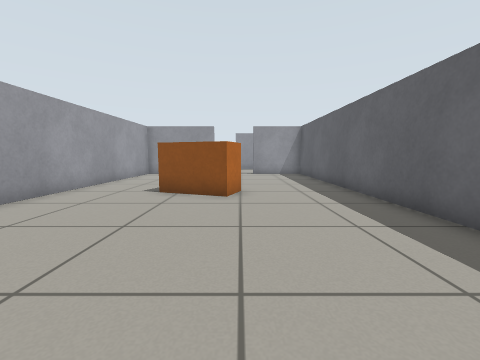
[1] (above)

18 first-person views from a walk through a robot-simulator world made for Gazebo. The camera is 0.61 m above the floor, tilts 6° down and sees 90° across. Floor lines are 1 m apart. The floor is counted in squares, 0.5 m on a side. Each view is taken from the middle of a square. On the plan, view 1 faces up. The plan holds only what a view shows up to about 12 squares ahead; the rest is blank. The place goes on beyond the plan.

[2]
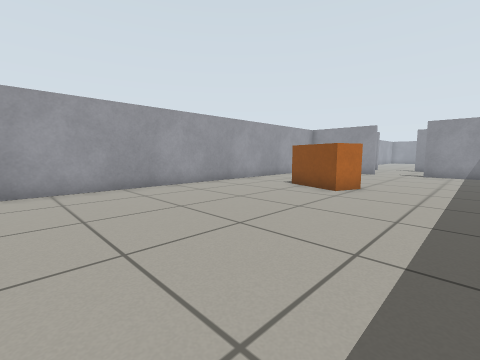

[3]
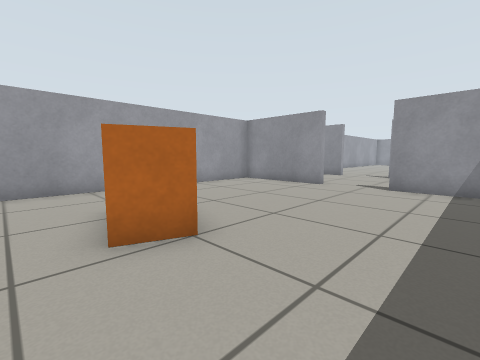

[4]
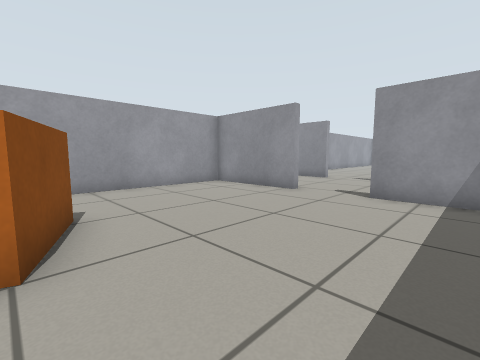

[5]
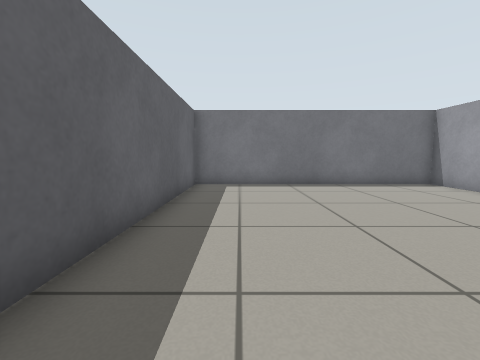

[6]
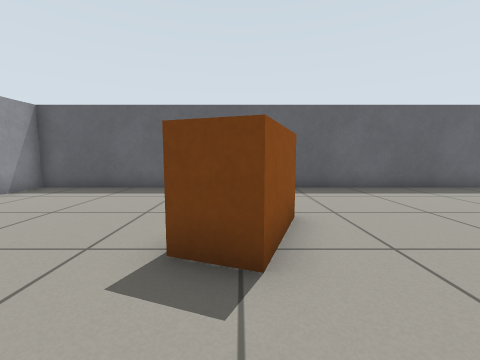

[7]
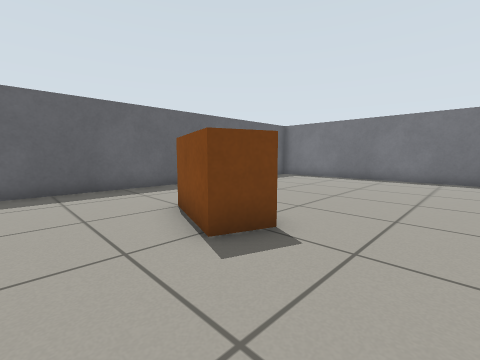

[8]
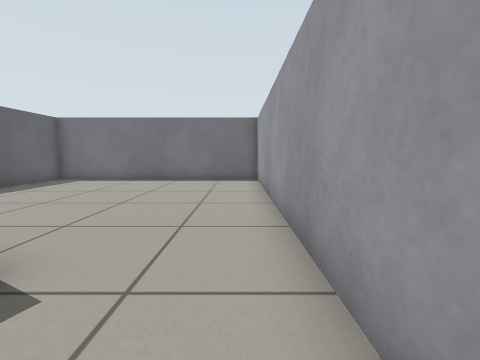

[9]
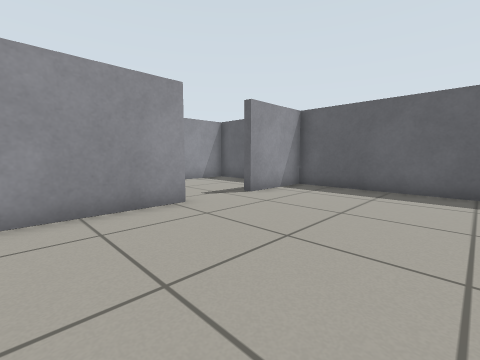

[10]
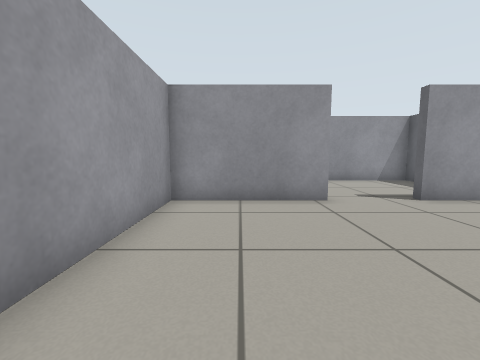

[11]
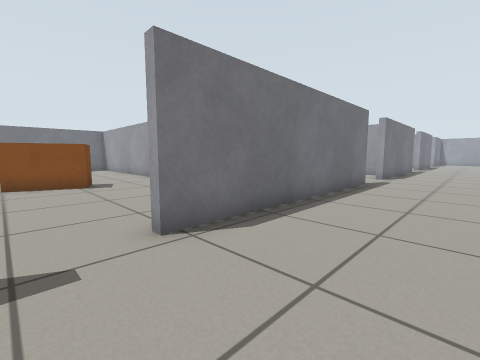

[12]
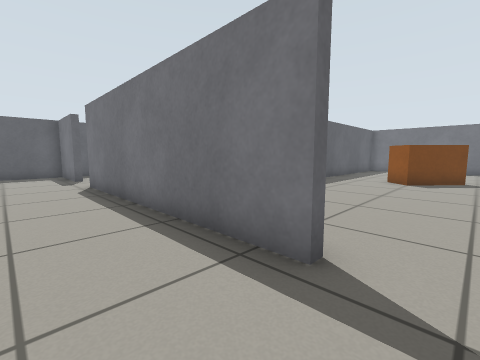

[13]
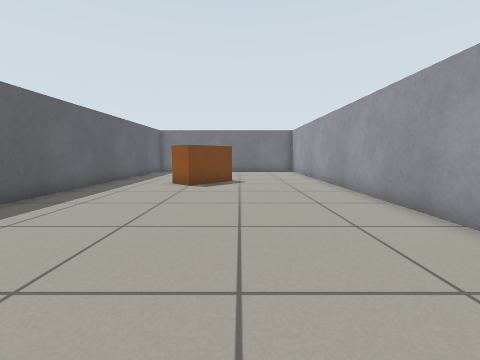

[14]
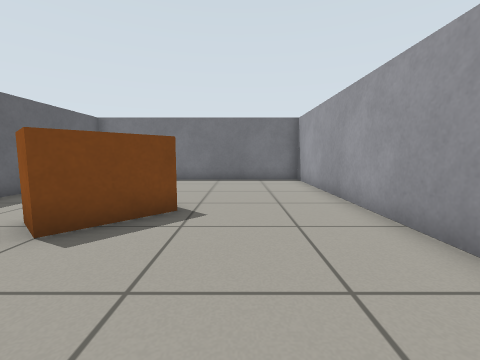

[15]
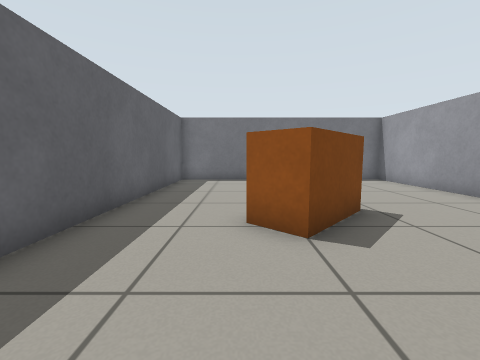

[16]
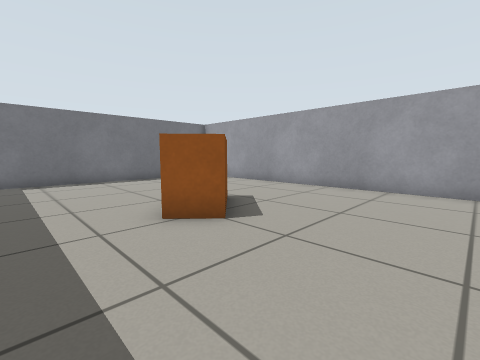

[17]
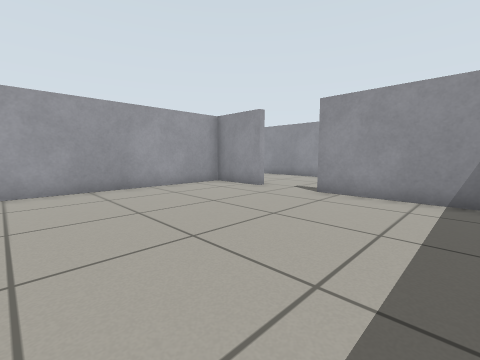

[18]
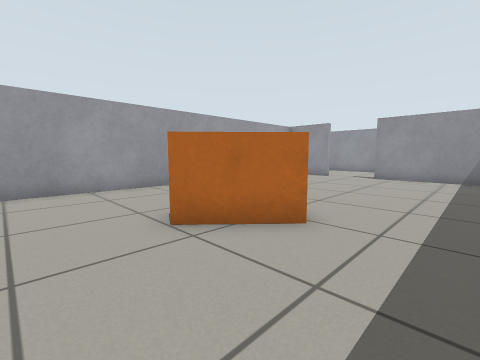

### Floor plan
Points are (right, up) in squares from view 1. A wall is a line through its corners. A room is listed if a view was taken in it or the views show most of it. See-through windows are left out.
Room 1 (views 1, 2, 3, 4, 5, 6, 7, 8, 9, 10)
walls: (-1.6, 15.4) (-5.8, 15.4) (-5.8, -1.8) (3.8, -1.8) (3.8, 15.4) (0.9, 15.4)
ways out: opening at (-0.5, 15.5) to room 2
objects: orange box (-3, 7) to (0, 9)
Room 2 (views 11, 12, 13)
walls: (-13.9, 15.7) (-13.3, 15.7) (-13.3, 15.4); (-10.8, 15.4) (-10.8, 15.7) (-1.6, 15.7) (-1.6, 15.4); (0.9, 15.4) (0.9, 15.7) (2.9, 15.7); (3.8, 16.5) (3.8, 18.1); (3.8, 20.3) (0.1, 20.3)
ways out: opening at (-0.5, 15.5) to room 1; opening at (-12, 15.5) to room 3; opening at (-1.5, 20.5)
Room 3 (views 14, 15, 16, 17, 18)
walls: (-13.3, 15.4) (-15.9, 15.4) (-15.9, -1.8) (-6.2, -1.8) (-6.2, 10.2); (-6.9, 15.4) (-10.8, 15.4)
ways out: opening at (-12, 15.5) to room 2
objects: orange box (-12, 4) to (-9, 6)

Positions as (right, up) in squares from view 1, and headings:
1: (0, 0), facing up
2: (3, -1), facing up-left
3: (3, 6), facing up-left
4: (3, 8), facing up-left
5: (2, 8), facing down
6: (-5, 8), facing right
7: (-5, 11), facing down-right
8: (-5, 10), facing down
9: (-5, 10), facing up-right
10: (-4, 9), facing up
11: (0, 19), facing down-left
12: (-12, 18), facing down-right
13: (-12, 16), facing down
14: (-13, 10), facing down
15: (-9, 10), facing down
16: (-7, 10), facing down-left
17: (-7, 8), facing up-left
18: (-7, 2), facing up-left
